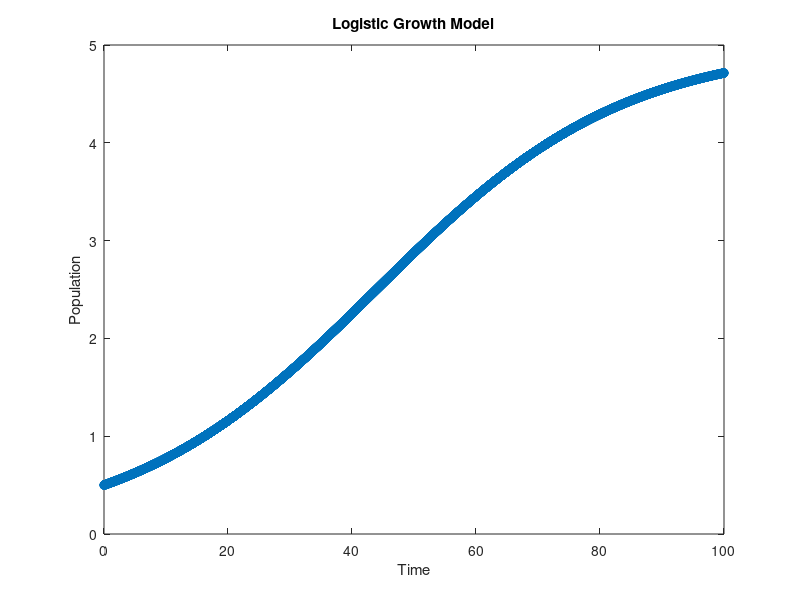

Source code (MATLAB):
% WAP to simulate the logistic growth population model

r = 0.05 ; K = 5 ; N0 = 0.5;
tspan = 0:0.01:100;

ode45(@(t,N) r*N*(1 - N/K) , tspan , N0);

title('Logistic Growth Model')
xlabel('Time')
ylabel('Population')